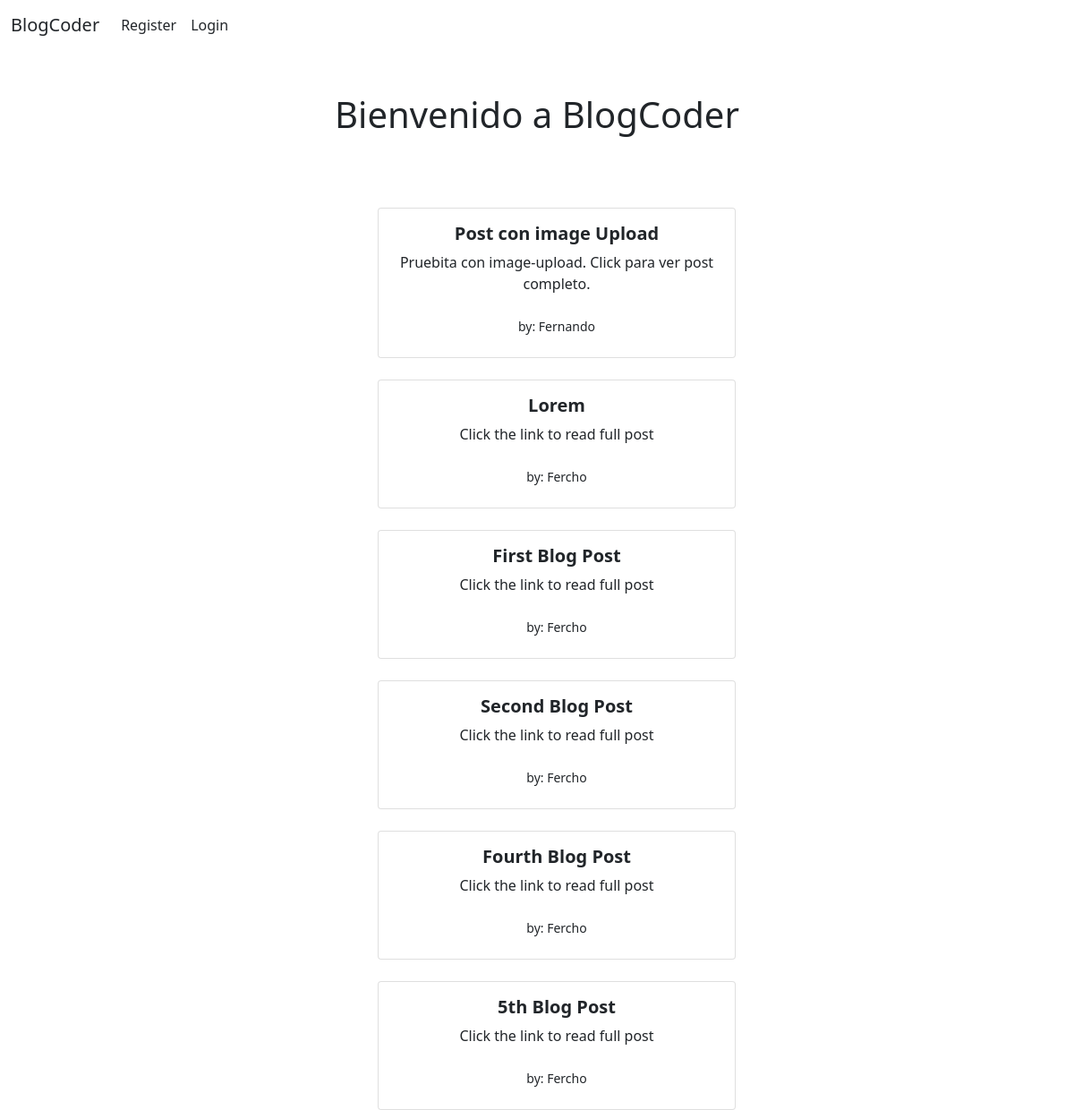
The app's page /, older data.
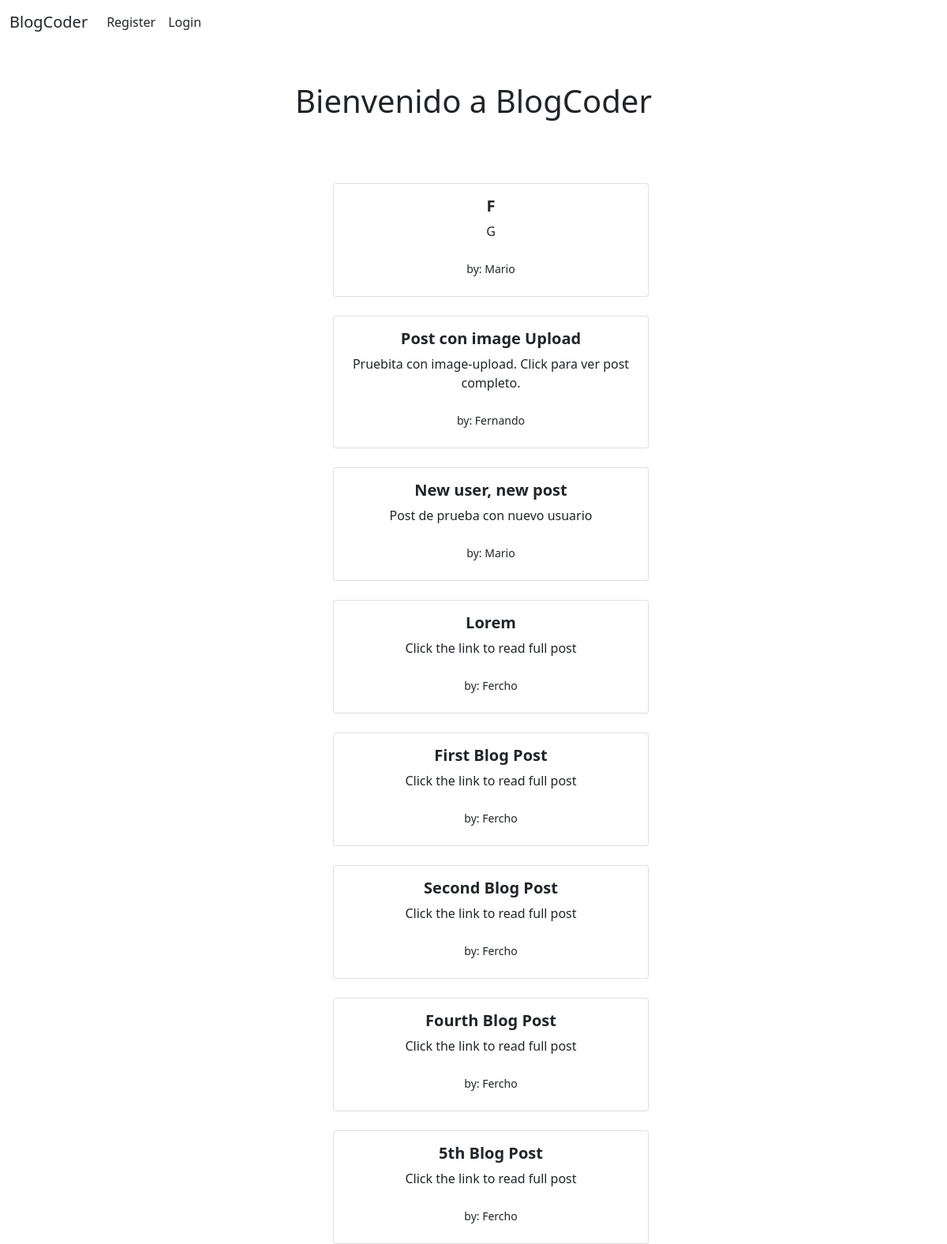
The same page, newer data.
### Blog/models.py (models this page shows, shortened)
class Post(models.Model):
    title=models.CharField(max_length=255)
    author=models.ForeignKey(User,on_delete=models.CASCADE)
    body = RichTextField(blank=True, null=True)
    pub_date=models.DateField(auto_now_add=True)
    snippet=models.CharField(max_length=255)
    header_image=models.ImageField(null=True,blank=True,upload_to="images/")

### Blog/views.py (the view)
# urls.py: path('', HomeView.as_view(),name="home"),
class HomeView(ListView):
    model=Post
    template_name='home.html'
    ordering= ['-pub_date']

### Blog/templates/home.html (shortened to what this page needs)
{% load static%}
<!DOCTYPE html>
<html lang="en">
<head>
    <link rel="stylesheet" href="https://cdn.jsdelivr.net/npm/bootstrap@5.1.3/dist/css/bootstrap.min.css">
</head>
<body>
    <nav class="navbar navbar-expand-lg bg-white">
        <div class="container-fluid">
            <a class="navbar-brand link-dark" href="{%url 'home'%}">BlogCoder</a>
            <div class="collapse navbar-collapse" id="navbarNav">
                <ul class="navbar-nav mr-auto">
                {% if user.is_authenticated %}
                    <li class="nav-item">
                        <a class="nav-link link-dark" href="{%url 'add_post'%}">Agregar post</a>
                    </li>
                    <li class="nav-item dropdown">
                        <a class="nav-link link-dark dropdown-toggle" href="#" id="navbarDropdownMenuLink" role="button" data-bs-toggle="dropdown" aria-expanded="false">
                          Usuario
                        </a>
                        <ul class="dropdown-menu" aria-labelledby="navbarDropdownMenuLink">
                          <li><a class="dropdown-item" href="{%url 'update-profile'%}">Editar datos</a></li>
                          {%if user.profile.id%}
                          <li><a class="dropdown-item" href="{%url 'edit-profile-page' user.profile.id %}">Editar Perfil</a></li>
                          <li><a class="dropdown-item" href="{%url 'profile-page' post.author.profile.id %}">Ver Perfil</a></li>
                          {%else%}
                          <li><a class="dropdown-item" href="{%url 'create_profile'%}">Crear Perfil</a></li>
                          {%endif%}
                        </ul>
                      </li>
                    <li class="nav-item">
                        <a class="nav-link link-dark" href="{% url 'logout' %}">Logout</a>
                    </li>
                {% else %}
                    <li class="nav-item">
                        <a class="nav-link link-dark" href="{% url 'register' %}">Register</a>
                    </li>
                    <li class="nav-item">
                        <a class="nav-link link-dark" href="{% url 'login' %}">Login</a>
                    </li>
                {%endif%}
                </ul>
            </div>
        </div>
    </nav><br><br>
<div class="container">
    {% block content %}
    <div class="row text-center">
        <div class="col-lg-3">
        </div>
        <div class="col-lg-6">
            <h1>Bienvenido a BlogCoder</h1></br>
        </div>
    </div>
    <div class="row text-center">
        <div class="col-lg-4"></div>
        <div class="col-lg-6 text-center">
            {% for post in object_list %}</br>
            <div class="card" style="width: 25rem;">
                <div class="card-body">
                  <h5 class="card-title"><strong>{{post.title}}</strong></h5>
                  <p class="card-text">{{post.snippet}}</p>
                  <a href="{% url 'article-detail' post.pk %}" class="btn btn-white stretched-link"><small>by: {{post.author.first_name}}</small></a>
                </div>
              </div>
            {% endfor %}
        </div>
    </div>
    {% endblock %}
</div>
</body>
</html>

Row changes from the older to the newer data that the page shows:
added Post: title "F", snippet "G", author.first_name "Mario"
added Post: title "New user, new post", snippet "Post de prueba con nuevo usuario", author.first_name "Mario"
